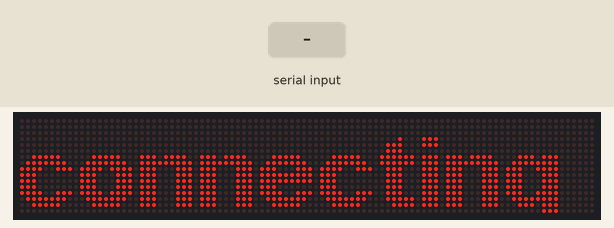
This program was run on a simulated Arduino Nano, built with avr-gcc and run on an emulated ATmega328P. On the bench: 96×16 LED matrix. Inputs (shaded band) come from the test bench.

Above: at 4.7 s.
4.8 s: "/90\n" received over Serial
At 5.6 s:
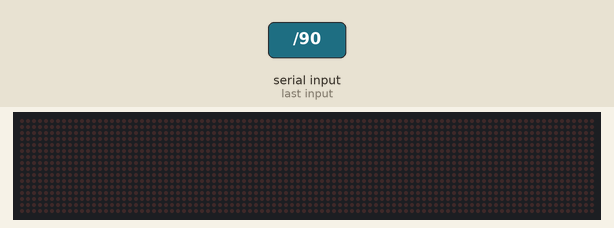
At 6.5 s:
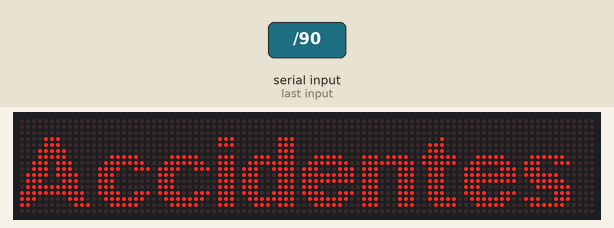
7.4 s: "/\n" received over Serial
8.9 s: "/90\n" received over Serial
At 13.0 s:
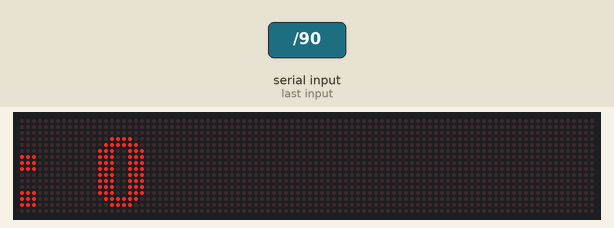
Timing chart, 0 to 14.5 s (numbered marks = the images above; inputs shaded):
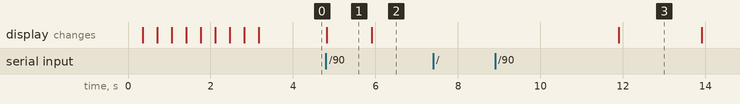

Measured:
- after the input at 4.8 s, the display: changes at once (image 1)
- after the input at 7.4 s, every drawn part: stays the same
- after the input at 8.9 s, the display: changes after 3.0 s (image 3)
- what the display in image 1 shows lasts 1.1 s, from 4.8 s to 5.9 s

The program:

main.cpp
```cpp
#include <Arduino.h>
// ESTA VERSION DEL NANO ES GENERAL PARA TODOS LOS ESP DE KOMATSU

#include <DMD2.h>
#include <SPI.h>
#include <Separador.h> // liberia para separa string (se usa para separar valores en la trama de datos de comunicación con el UDP)

#include <fonts/SystemFont5x7.h>
#include <fonts/Droid_Sans_12.h>

#include <fonts/Arial_Black_16.h>
#include <fonts/Arial14.h>
// #include <fonts/digit_16.h>

// const int PIRPin = 2; ///////// PIR

Separador s; // instancia para separar string

// Set Width to the number of displays wide you have
const int WIDTH = 3;
// const int WIDTH = 1;

// You can change to a smaller font (two lines) by commenting this line,
// and uncommenting the line after it:
const uint8_t *FONT1 = Arial14;
const uint8_t *FONT2 = Arial_Black_16;
const uint8_t *FONT3 = SystemFont5x7;
const uint8_t *FONT4 = Droid_Sans_12;
// const uint8_t *FONT5 = digit_16;

SoftDMD dmd(WIDTH, 1);      // DMD controls the entire display
DMD_TextBox box(dmd, 0, 2); // "box" provides a text box to automatically write to/scroll the display

//**********************************
int PtoBuzzer = 12;
//**********************************
int cont_disp = 0;
const char *next = "connecting";

// variables para el parpadeo del display
bool parpadeo;
bool parpadeo_aux;
unsigned long int tiempo_millis;
unsigned long int tiempo_aux;

// variables a mostrar en display
int month = 0;
int accidentesMes = 0;
String monthDisplay = "";

String mensaje;

void Pantalla()
{
  // Serial.println("Pantalla 1");
  if (parpadeo && !parpadeo_aux)
  {
    box.clear();
    box.print((String) "Accidentes");
    // Serial.println("A:" + String(aforo) + " T:" + String(total));
  }
  else if (parpadeo && parpadeo_aux)
  {
    box.clear();
    box.print((String)monthDisplay + ":_");
    box.print(accidentesMes);
    // Serial.println("LLENO");
  }
}

/////////////////// FUNCION PARA ACTUALIZAR EL MES ////////////////////////
void updateMonth(int month)
{
  switch (month)
  {
  case 1:
    monthDisplay = "Enero";
    break;
  case 2:
    monthDisplay = "Febrero";
    break;
  case 3:
    monthDisplay = "Marzo";
    break;
  case 4:
    monthDisplay = "Abril";
    break;
  case 5:
    monthDisplay = "Mayo";
    break;
  case 6:
    monthDisplay = "Junio";
    break;
  case 7:
    monthDisplay = "Julio";
    break;
  case 8:
    monthDisplay = "Agosto";
    break;
  case 9:
    monthDisplay = "Sept. ";
    break;
  case 10:
    monthDisplay = "Octubre";
    break;
  case 11:
    monthDisplay = "Nov. ";
    break;
  case 12:
    monthDisplay = "Dic. ";
    break;
  default:
    break;
  }
}

void setup()
{
  Serial.begin(9600);
  dmd.setBrightness(255);
  dmd.selectFont(FONT2);
  dmd.begin();
}

char inicio = 1;

void loop()
{
  // put your main code here, to run repeatedly:
  while (cont_disp <= 10) // mientras el esp8266 no se conecta a la red
  {
    box.print(*next);
    delay(350);
    next++;
    cont_disp++; // pantalla de connecting ...
  }

  if (Serial.available()) // vereficamos que llege comunicación serial ESP8266
  {
    // delay(10);s
    if (inicio == 1) // limpiar pantalla cuando el sisteam inicie
    {
      box.clear();
      inicio = 0;
    }

    mensaje = Serial.readStringUntil('\n');
    if (mensaje.startsWith("/", 0)) // si es que el string empieza con / aforo y total recibidos por el esp
    {
      month = s.separa(mensaje, '/', 1).toInt();
      accidentesMes = s.separa(mensaje, '/', 2).toInt();

      updateMonth(month); // actualizamos el mes si es necesario
    }
  }

  if(month != 0) Pantalla(); // mostramos información en pantalla

  // condicionales para el parpadeo del display
  /////////// rutinas para parpadeo de display //////////
  parpadeo = false;
  tiempo_millis = millis();
  if (tiempo_millis < 500)
  {                 // cuando millis desborde despues de 50d aprox.
    tiempo_aux = 0; // volvemos el tiempo_aux a 0;
  }
  if ((tiempo_millis - tiempo_aux) > 2000)
  {
    tiempo_aux = tiempo_millis;
    parpadeo = true;
    parpadeo_aux = !parpadeo_aux;
  }
}
```
